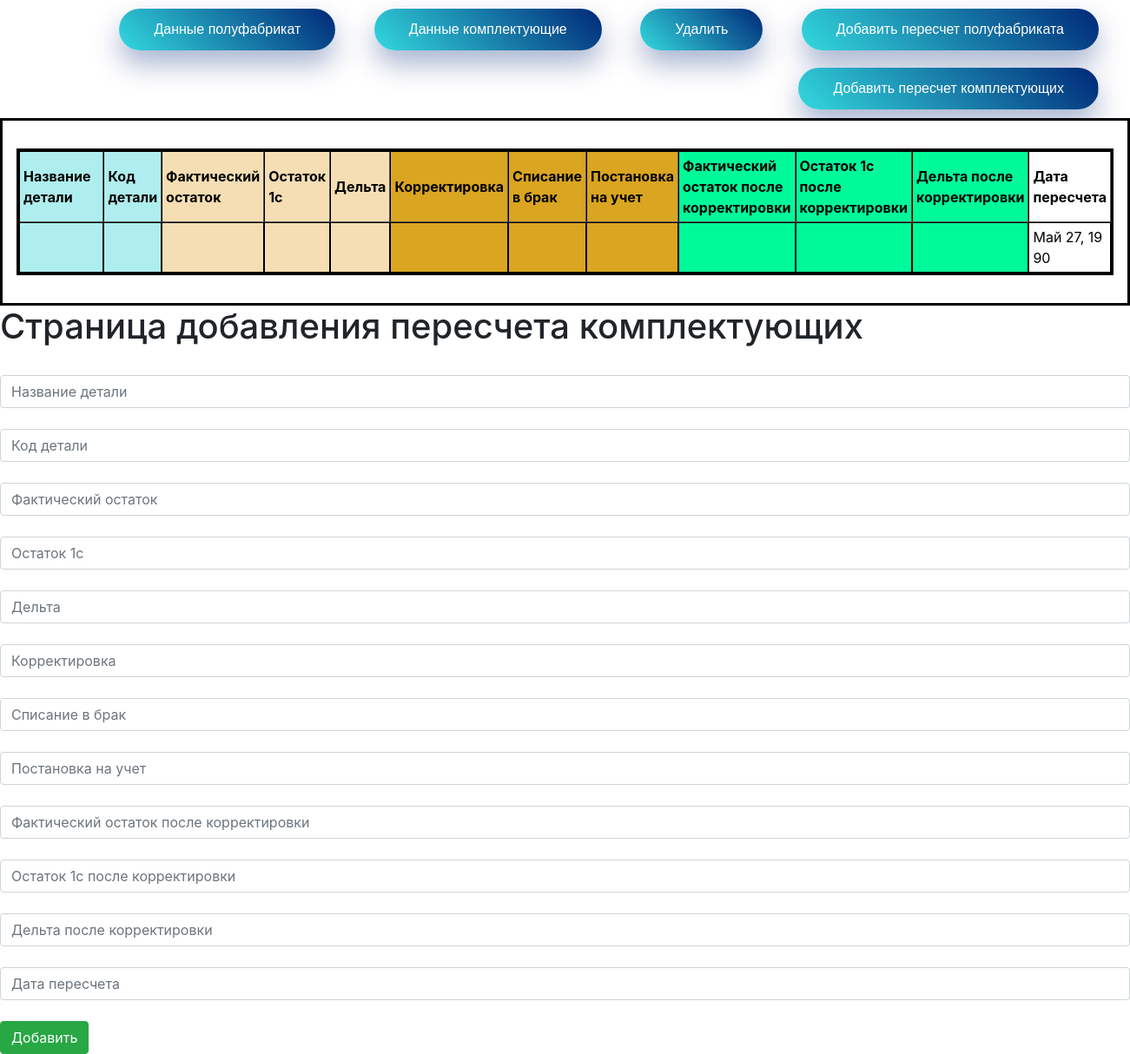
Before: /create_accessories with the older database file.
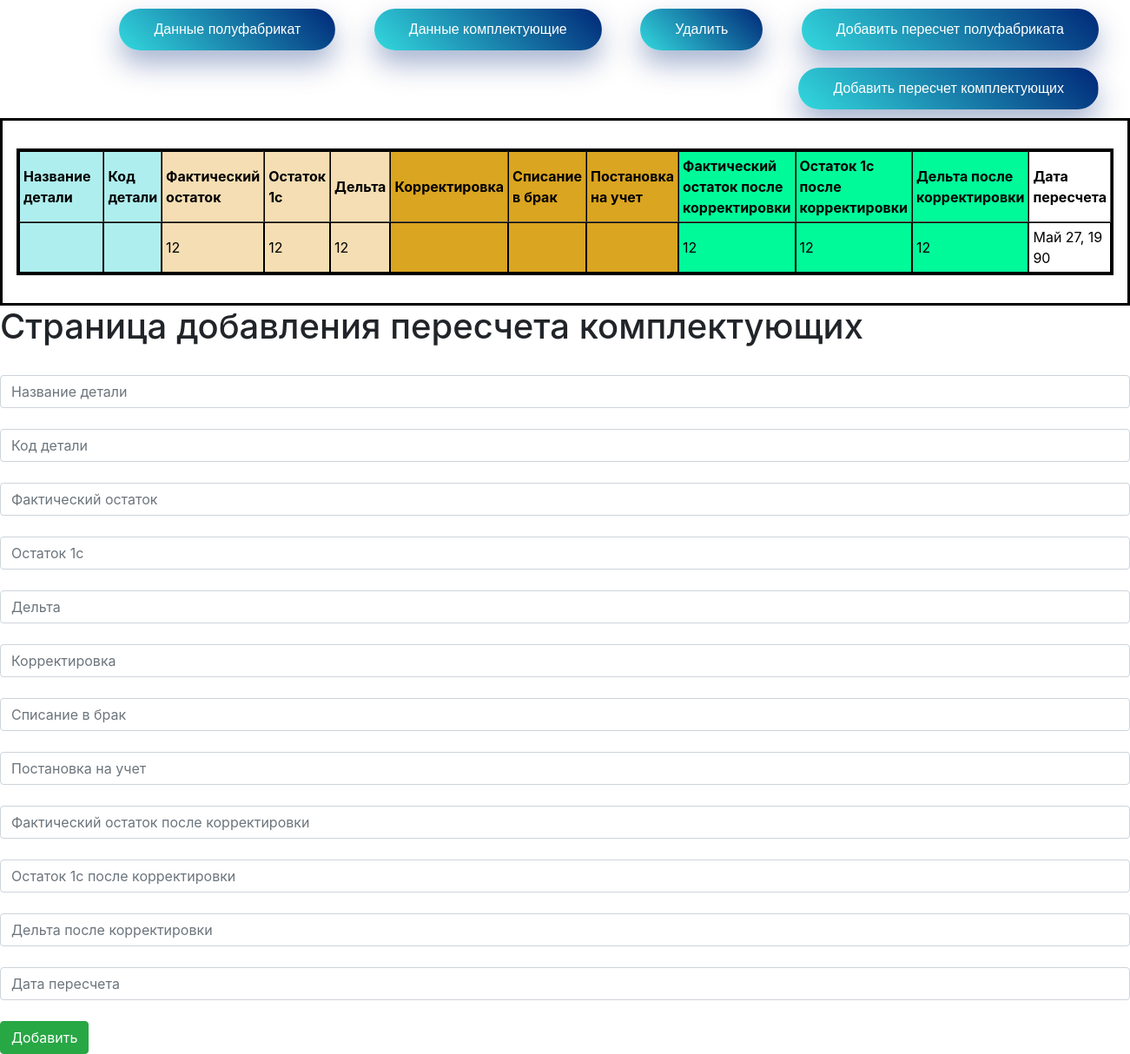
After: the same page with the newer database file.
### main/models.py (models this page shows, shortened)
class Accessories(models.Model):
    class Meta:
        verbose_name = "Данные комплектующих"
        verbose_name_plural = "Данные комплектующих"
        ordering = [
            '-release_date']
    details_name = models.CharField("Дельта", max_length=100, blank=True)
    code = models.CharField("Код детали", max_length=50, blank=True)
    quantity_actual = models.CharField("Фактический остаток", max_length=50, blank=True)
    quantity_1c = models.CharField("Остаток 1с", max_length=50, blank=True)
    delta = models.CharField("Дельта", max_length=50, blank=True)
    adjustments = models.CharField("Корректировка", max_length=50, blank=True)
    adjustments_marriage = models.CharField("Списание в брак", max_length=50, blank=True)
    actual_registration = models.CharField("Постановка на учет", max_length=50, blank=True)
    after_adjustment_quantity_actual = models.CharField("Фактический остаток после корректировки",
                                                        max_length=50, blank=True)
    after_adjustment_quantity_1c = models.CharField("Остаток 1с после корректировки", max_length=50, blank=True)
    after_adjustment_delta = models.CharField("Дельта после корректировки", max_length=50, blank=True)
    release_date = models.DateField("Дата пересчета")

### main/views.py (the view, shortened to what this page needs)
# urls.py: path('create_accessories', views.create_accessories, name='create_accessories'),
def create_accessories(request):
    form = AccessoriesForm()
    name = Accessories.objects.filter().order_by('-id')[:1]
    context = {
        'form': form,
        'name': name
    }
    return render(request, 'main/create_accessories.html', context)

### main/templates/main/create_accessories.html (shortened to what this page needs)
<!doctype html>
<html lang="ru">
<head>
    <link rel="stylesheet" href="https://cdn.jsdelivr.net/npm/bootstrap@4.5.3/dist/css/bootstrap.min.css"
>
</head>
<body>
         <nav style="text-align:right" class="my-2 my-md-0 mr-md-3">
        <a href="{% url 'home' %}" class="pressed-button">Данные полуфабрикат</a>
        <a href="{% url 'home_accessories' %}" class="pressed-button">Данные комплектующие</a>
        <a href="{% url 'about' %}" class="pressed-button">Удалить</a>
        <a href="{% url 'create' %}" class="pressed-button">Добавить пересчет полуфабриката</a>
        <a href="{% url 'create_accessories' %}" class="pressed-button">Добавить пересчет комплектующих</a>
        </nav>
    <dialog id="dialog" style="">
  <p>
      <table  border="1" cellpadding="4" cellspacing="0">
            <tr>
                <th bgcolor="#AFEEEE" width="300"> Название детали</th>
                <th bgcolor="#AFEEEE"> Код детали</th>
                <th bgcolor="#F5DEB3"> Фактический остаток</th>
                <th bgcolor="#F5DEB3"> Остаток 1с</th>
                <th bgcolor="#F5DEB3"> Дельта</th>
                <th bgcolor="#DAA520"> Корректировка</th>
                <th bgcolor="#DAA520"> Списание в брак</th>
                <th bgcolor="#DAA520"> Постановка на учет</th>
                <th bgcolor="#00FA9A"> Фактический остаток после корректировки</th>
                <th bgcolor="#00FA9A"> Остаток 1с после корректировки</th>
                <th bgcolor="#00FA9A"> Дельта после корректировки</th>
                <th> Дата пересчета</th>
            </tr>
            {% for el in name %}
            <tr>
                <td bgcolor="#AFEEEE" >{{ el.details_name }}</td>
                <td bgcolor="#AFEEEE">{{ el.code }}<br></td>
                <td bgcolor="#F5DEB3">{{ el.quantity_actual }}</td>
                <td bgcolor="#F5DEB3">{{ el.quantity_1c }}</td>
                <td bgcolor="#F5DEB3">{{ el.delta }}</td>
                <td bgcolor="#DAA520">{{ el.adjustments }}</td>
                <td bgcolor="#DAA520">{{ el.adjustments_marriage }}</td>
                <td bgcolor="#DAA520">{{ el.actual_registration }}</td>
                <td bgcolor="#00FA9A">{{ el.after_adjustment_quantity_actual }}</td>
                <td bgcolor="#00FA9A">{{ el.after_adjustment_quantity_1c }}</td>
                <td bgcolor="#00FA9A">{{ el.after_adjustment_delta }}</td>
                <td>{{ el.release_date }}</td>
            </tr>
            {% endfor %}
        </table>
  </p>
</dialog>
    <div>
        <br>
        <br>
        <br>
        <br>
        <br>
        <br>
        <br>
        <br>
        <br>
        <h1 style="text-align:left">Страница добавления пересчета комплектующих</h1>
        <br>
    </div>
    <form id="123" method="post">
        {{ form.details_name }}<br>
        {{ form.code }}<br>
        {{ form.quantity_actual }}<br>
        {{ form.quantity_1c }}<br>
        {{ form.delta }}<br>
        {{ form.adjustments }}<br>
        {{ form.adjustments_marriage }}<br>
        {{ form.actual_registration }}<br>
        {{ form.after_adjustment_quantity_actual }}<br>
        {{ form.after_adjustment_quantity_1c }}<br>
        {{ form.after_adjustment_delta }}<br>
        {{ form.release_date }}<br>
        <button type="submit" class="btn btn-success">Добавить</button>
    </form>
</body>
</html>

Changed rows visible on the page:
removed Accessories: release_date "Май 27, 1990"
added Accessories: quantity_actual "12", quantity_1c "12", delta "12", after_adjustment_quantity_actual "12", after_adjustment_quantity_1c "12", after_adjustment_delta "12", release_date "Май 27, 1990"
